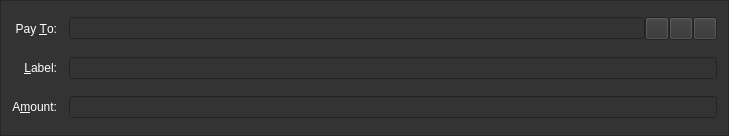
<?xml version="1.0" encoding="UTF-8"?>
<ui version="4.0">
 <class>SendCoinsEntry</class>
 <widget class="QFrame" name="SendCoinsEntry">
  <property name="geometry">
   <rect>
    <x>0</x>
    <y>0</y>
    <width>729</width>
    <height>136</height>
   </rect>
  </property>
  <property name="windowTitle">
   <string>Form</string>
  </property>
  <property name="styleSheet">
   <string notr="true">background-color: rgb(51, 51, 51);</string>
  </property>
  <property name="frameShape">
   <enum>QFrame::StyledPanel</enum>
  </property>
  <property name="frameShadow">
   <enum>QFrame::Sunken</enum>
  </property>
  <layout class="QGridLayout" name="gridLayout">
   <property name="spacing">
    <number>12</number>
   </property>
   <item row="5" column="0">
    <widget class="QLabel" name="label">
     <property name="styleSheet">
      <string notr="true">color: rgb(255, 255, 255);</string>
     </property>
     <property name="text">
      <string>A&amp;mount:</string>
     </property>
     <property name="alignment">
      <set>Qt::AlignRight|Qt::AlignTrailing|Qt::AlignVCenter</set>
     </property>
     <property name="buddy">
      <cstring>payAmount</cstring>
     </property>
    </widget>
   </item>
   <item row="3" column="0">
    <widget class="QLabel" name="label_2">
     <property name="styleSheet">
      <string notr="true">color: rgb(255, 255, 255);</string>
     </property>
     <property name="text">
      <string>Pay &amp;To:</string>
     </property>
     <property name="alignment">
      <set>Qt::AlignRight|Qt::AlignTrailing|Qt::AlignVCenter</set>
     </property>
     <property name="buddy">
      <cstring>payTo</cstring>
     </property>
    </widget>
   </item>
   <item row="5" column="1">
    <widget class="BitcoinAmountField" name="payAmount"/>
   </item>
   <item row="4" column="1">
    <layout class="QHBoxLayout" name="horizontalLayout_2">
     <property name="spacing">
      <number>0</number>
     </property>
     <item>
      <widget class="QValidatedLineEdit" name="addAsLabel">
       <property name="enabled">
        <bool>true</bool>
       </property>
       <property name="toolTip">
        <string>Enter a label for this address to add it to your address book</string>
       </property>
      </widget>
     </item>
    </layout>
   </item>
   <item row="4" column="0">
    <widget class="QLabel" name="label_4">
     <property name="styleSheet">
      <string notr="true">color: rgb(255, 255, 255);</string>
     </property>
     <property name="text">
      <string>&amp;Label:</string>
     </property>
     <property name="alignment">
      <set>Qt::AlignRight|Qt::AlignTrailing|Qt::AlignVCenter</set>
     </property>
     <property name="buddy">
      <cstring>addAsLabel</cstring>
     </property>
    </widget>
   </item>
   <item row="3" column="1">
    <layout class="QHBoxLayout" name="payToLayout">
     <property name="spacing">
      <number>0</number>
     </property>
     <item>
      <widget class="QValidatedLineEdit" name="payTo">
       <property name="toolTip">
        <string>The address to send the payment to  (e.g. B8gZqgY4r2RoEdqYk3QsAqFckyf9pRHN6i)</string>
       </property>
       <property name="maxLength">
        <number>34</number>
       </property>
      </widget>
     </item>
     <item>
      <widget class="QToolButton" name="addressBookButton">
       <property name="toolTip">
        <string>Choose address from address book</string>
       </property>
       <property name="text">
        <string/>
       </property>
       <property name="icon">
        <iconset resource="../bitcoin.qrc">
         <normaloff>:/icons/address-book</normaloff>:/icons/address-book</iconset>
       </property>
       <property name="shortcut">
        <string>Alt+A</string>
       </property>
      </widget>
     </item>
     <item>
      <widget class="QToolButton" name="pasteButton">
       <property name="toolTip">
        <string>Paste address from clipboard</string>
       </property>
       <property name="text">
        <string/>
       </property>
       <property name="icon">
        <iconset resource="../bitcoin.qrc">
         <normaloff>:/icons/editpaste</normaloff>:/icons/editpaste</iconset>
       </property>
       <property name="shortcut">
        <string>Alt+P</string>
       </property>
      </widget>
     </item>
     <item>
      <widget class="QToolButton" name="deleteButton">
       <property name="toolTip">
        <string>Remove this recipient</string>
       </property>
       <property name="text">
        <string/>
       </property>
       <property name="icon">
        <iconset resource="../bitcoin.qrc">
         <normaloff>:/icons/remove</normaloff>:/icons/remove</iconset>
       </property>
      </widget>
     </item>
    </layout>
   </item>
  </layout>
 </widget>
 <customwidgets>
  <customwidget>
   <class>QValidatedLineEdit</class>
   <extends>QLineEdit</extends>
   <header>qvalidatedlineedit.h</header>
  </customwidget>
  <customwidget>
   <class>BitcoinAmountField</class>
   <extends>QLineEdit</extends>
   <header>bitcoinamountfield.h</header>
   <container>1</container>
  </customwidget>
 </customwidgets>
 <resources>
  <include location="../bitcoin.qrc"/>
 </resources>
 <connections/>
</ui>
